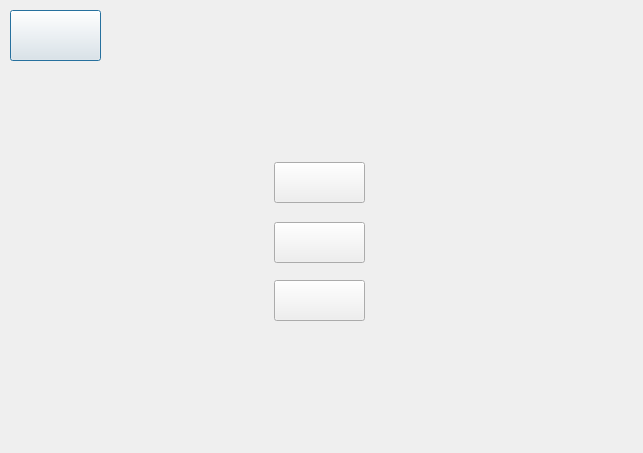
<?xml version="1.0" encoding="UTF-8"?>
<ui version="4.0">
 <class>MainDialog</class>
 <widget class="QDialog" name="MainDialog">
  <property name="geometry">
   <rect>
    <x>0</x>
    <y>0</y>
    <width>643</width>
    <height>453</height>
   </rect>
  </property>
  <property name="windowTitle">
   <string>MainDialog</string>
  </property>
  <widget class="QLabel" name="label_background">
   <property name="geometry">
    <rect>
     <x>0</x>
     <y>0</y>
     <width>651</width>
     <height>461</height>
    </rect>
   </property>
   <property name="autoFillBackground">
    <bool>true</bool>
   </property>
   <property name="text">
    <string/>
   </property>
   <property name="pixmap">
    <pixmap resource="source.qrc">:/images/bg.png</pixmap>
   </property>
  </widget>
  <widget class="QPushButton" name="pushButton_close">
   <property name="geometry">
    <rect>
     <x>10</x>
     <y>10</y>
     <width>91</width>
     <height>51</height>
    </rect>
   </property>
   <property name="styleSheet">
    <string notr="true">border-image: url(:/images/quit.png);</string>
   </property>
   <property name="text">
    <string/>
   </property>
  </widget>
  <widget class="QPushButton" name="pushButton_options">
   <property name="geometry">
    <rect>
     <x>274</x>
     <y>162</y>
     <width>91</width>
     <height>41</height>
    </rect>
   </property>
   <property name="styleSheet">
    <string notr="true">border-image: url(:/images/option.png);</string>
   </property>
   <property name="text">
    <string/>
   </property>
  </widget>
  <widget class="QPushButton" name="pushButton_list">
   <property name="geometry">
    <rect>
     <x>274</x>
     <y>222</y>
     <width>91</width>
     <height>41</height>
    </rect>
   </property>
   <property name="styleSheet">
    <string notr="true">border-image: url(:/images/top.png);</string>
   </property>
   <property name="text">
    <string/>
   </property>
  </widget>
  <widget class="QPushButton" name="pushButton_start">
   <property name="geometry">
    <rect>
     <x>274</x>
     <y>280</y>
     <width>91</width>
     <height>41</height>
    </rect>
   </property>
   <property name="styleSheet">
    <string notr="true">border-image: url(:/images/start.png);</string>
   </property>
   <property name="text">
    <string/>
   </property>
  </widget>
 </widget>
 <layoutdefault spacing="6" margin="11"/>
 <resources>
  <include location="source.qrc"/>
 </resources>
 <connections/>
</ui>
